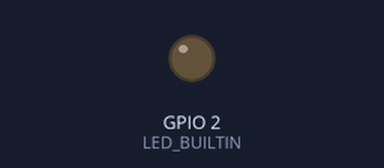
The program below on a simulated ESP32. Shown: output pins drawn as LEDs (lit = HIGH). WiFi joins after 1.5 s; servers stay silent unless stated; I2S audio is not simulated (input reads silence); what the program prints to the serial monitor is not drawn.

Above: at 2.3 s.
At 6.07 s:
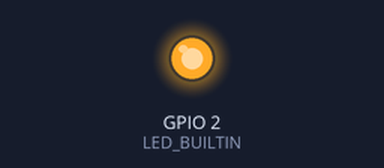
Timing chart, 0 to 8.6 s (numbered marks = the images above):
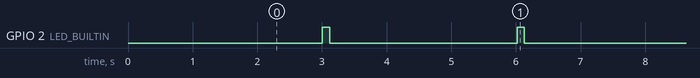

Measured:
- by itself, GPIO 2 (LED_BUILTIN): alternates HIGH for 0.11 s and LOW for 2.9 s

The program:

main.cpp
```cpp
/////////////////////////////////////////////////////////////////
/*
  Broadcasting Your Voice with ESP32-S3 & INMP441
  For More Information: https://youtu.be/qq2FRv0lCPw
  Created by Eric N. (ThatProject)
*/
/////////////////////////////////////////////////////////////////

/*
- Device
ESP32-S3 DevKit-C
https://docs.espressif.com/projects/esp-idf/en/latest/esp32s3/hw-reference/esp32s3/user-guide-devkitc-1.html

- Required Library
Arduino ESP32: 2.0.9

Arduino Websockets: 0.5.3
https://github.com/gilmaimon/ArduinoWebsockets
*/

#include <driver/i2s.h>
#include <WiFi.h>
#include <ArduinoWebsockets.h>

#define I2S_SD 21
#define I2S_WS 22
#define I2S_SCK 19
#define I2S_PORT I2S_NUM_0

// Reduce buffer count and length for lower latency
#define bufferCnt 5      // Reduced from 10
#define bufferLen 512    // Reduced from 1024
int16_t sBuffer[bufferLen];

const int LED_BUILTIN = 2;  // Built-in LED on ESP32 is on GPIO2
// WiFi & Server configuration (can be overridden via build flags, e.g. -DWIFI_SSID=\"...\")
#ifndef WIFI_SSID
#define WIFI_SSID "YOUR_WIFI_SSID"
#endif

#ifndef WIFI_PASSWORD
#define WIFI_PASSWORD "YOUR_WIFI_PASSWORD"
#endif

#ifndef WS_SERVER_HOST
#define WS_SERVER_HOST "192.168.0.7"
#endif

const char* ssid = WIFI_SSID;
const char* password = WIFI_PASSWORD;

const char* websocket_server_host = WS_SERVER_HOST;
const uint16_t websocket_server_port = 3003;  // <WEBSOCKET_SERVER_PORT>

using namespace websockets;
WebsocketsClient client;
bool led_on = false;
bool led_to_blink = false;

void onEventsCallback(WebsocketsEvent event, String data) {
  if (event == WebsocketsEvent::ConnectionOpened) {
    Serial.println("Connection Opened");
  } else if (event == WebsocketsEvent::ConnectionClosed) {
    Serial.println("Connection Closed");
  } else if (event == WebsocketsEvent::GotPing) {
    Serial.println("Got a Ping!");
    client.pong();  // Must respond to keep connection alive
  } else if (event == WebsocketsEvent::GotPong) {
    Serial.println("Got a Pong!");
  }
}

void i2s_install() {
  // Set up I2S Processor configuration
  const i2s_config_t i2s_config = {
    .mode = i2s_mode_t(I2S_MODE_MASTER | I2S_MODE_RX),
    //.sample_rate = 44100,
    .sample_rate = 16000,
    .bits_per_sample = i2s_bits_per_sample_t(16),
    .channel_format = I2S_CHANNEL_FMT_ONLY_LEFT,
    .communication_format = i2s_comm_format_t(I2S_COMM_FORMAT_STAND_I2S),
    .intr_alloc_flags = ESP_INTR_FLAG_LEVEL1, // Higher priority
    .dma_buf_count = bufferCnt,
    .dma_buf_len = bufferLen,
    .use_apll = false
  };

  i2s_driver_install(I2S_PORT, &i2s_config, 0, NULL);
}

void i2s_setpin() {
  // Set I2S pin configuration
  const i2s_pin_config_t pin_config = {
    .bck_io_num = I2S_SCK,
    .ws_io_num = I2S_WS,
    .data_out_num = -1,
    .data_in_num = I2S_SD
  };

  i2s_set_pin(I2S_PORT, &pin_config);
}

void loop() {
    // Handle WebSocket events
    client.poll();
    delay(10);
}

void connectWiFi() {
  Serial.println("Connecting to WiFi: ");
  WiFi.begin(ssid, password);

  while (WiFi.status() != WL_CONNECTED) {
    delay(500);
    Serial.print(".");
  }
  Serial.println("");
  Serial.println("WiFi connected");
}

void connectWSServer() {
  Serial.println("Connecting to Websocket Server: ");
  while (!client.connect(websocket_server_host, websocket_server_port, "/")) {
    delay(500);
    Serial.print(".");
  }
  Serial.println("Websocket Connected!");
}


void micTask(void* parameter) {
    i2s_install();
    i2s_setpin();
    i2s_start(I2S_PORT);

    unsigned long lastPing = 0;
    unsigned long lastBlinkStart = 0;
    const unsigned long PING_INTERVAL = 20000; // 20s ping interval
    const unsigned int BLINK_DURATION = 100;   // LED on duration in ms
    const unsigned int BLINK_GAP = 3000; // Minimum gap between blinks in ms
    size_t bytesIn = 0;

    while (1) {
        if (WiFi.status() != WL_CONNECTED) {
            connectWiFi();
        }
        if (!client.available()) {
            connectWSServer();
        }

        // Send ping every 20s
        if (millis() - lastPing > PING_INTERVAL) {
            client.ping();
            lastPing = millis();
        }

        esp_err_t result = i2s_read(I2S_PORT, &sBuffer, bufferLen, &bytesIn, portMAX_DELAY);
        if (result == ESP_OK) {
            led_to_blink = client.sendBinary((const char*)sBuffer, bytesIn);
        }
        else {
          led_to_blink = false;
        }

        // LED blink logic
        if(led_on) {
            if (millis() - lastBlinkStart > BLINK_DURATION) {
              digitalWrite(LED_BUILTIN, LOW); // Turn off LED
              led_on = false;
            }
        }
        else {
          if (led_to_blink && (millis() - lastBlinkStart > BLINK_GAP)) {
              digitalWrite(LED_BUILTIN, HIGH); // Turn on LED
              lastBlinkStart = millis();
              led_on = true;
              led_to_blink = false;
          }
        }
    }
}

void setup() {
  Serial.begin(9600);

  pinMode(LED_BUILTIN, OUTPUT);
  connectWiFi();
  client.onEvent(onEventsCallback);
  connectWSServer();
  xTaskCreatePinnedToCore(micTask, "micTask", 10000, NULL, 1, NULL, 1);
}
```
